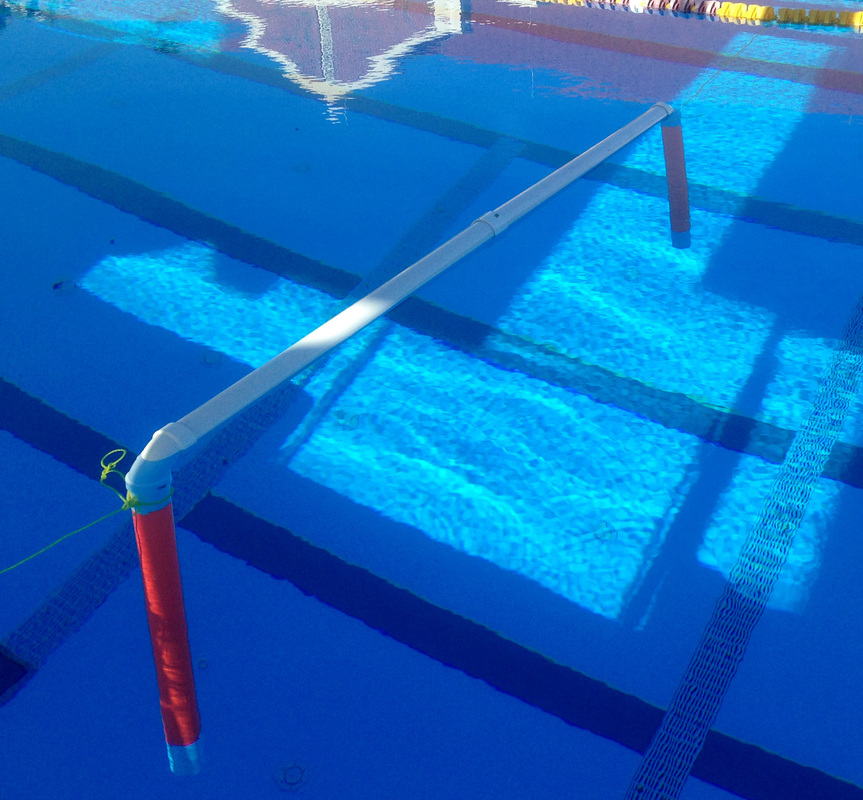
#> input picture Vision/gate_sample.jpg, 863 x 800 px
$ python lock_on_test.py --image gate_sample.jpg   (Python 2 division)   (older library calls are emulated)
#> lines starting #> are read from the running program, lines starting #| are printed output that depends on the picture; after the words box and inside, x2 and y2 are one past the last pixel; in counts of white or black regions, pixels touching at a corner belong together
import cv2
import sys
import time
import imutils
import argparse
import numpy as np

ap = argparse.ArgumentParser()
ap.add_argument("-i","--image", required = True, help="path to input image")
args = vars(ap.parse_args())

frame = cv2.imread(args["image"])
#> frame is the input picture: shape (800, 863, 3); mean B, G, R 191.1, 106.6, 15.5
height, width, chan = frame.shape
#> height = 800; width = 863; chan = 3
hsv_img = cv2.cvtColor(frame, cv2.COLOR_BGR2HSV)
#> hsv_img: shape (800, 863, 3); mean H, S, V 105.8, 235.4, 192

#color range
lower = np.array([5,50,50], dtype="uint8")
upper = np.array([15,255,255], dtype="uint8")

#thresholding to ease contouring process
mask = cv2.inRange(hsv_img, lower, upper)
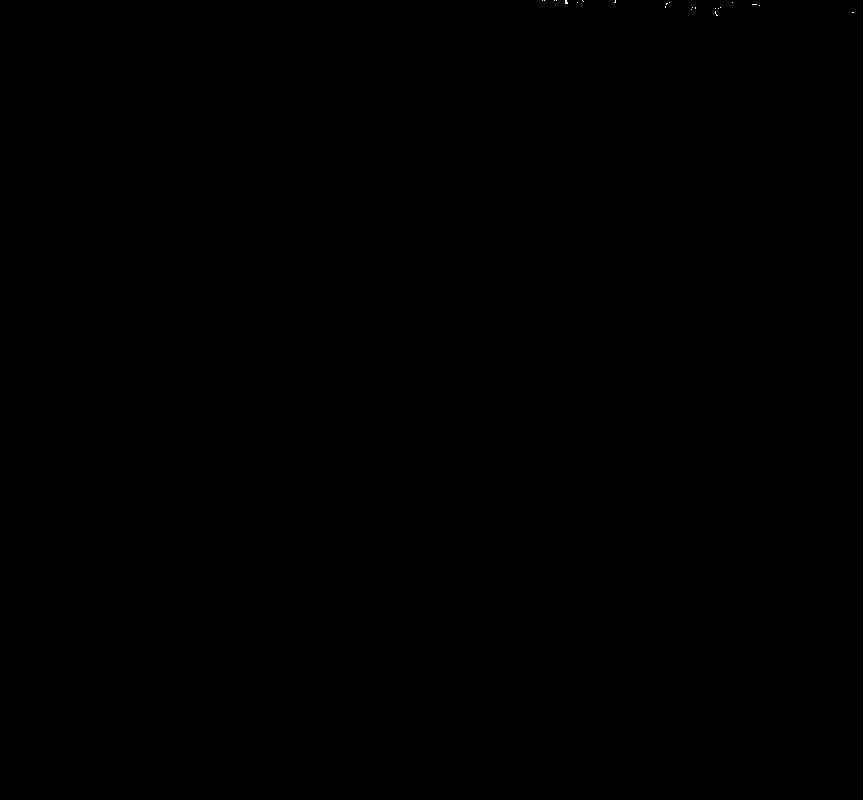
#> mask: shape (800, 863); 0.01% white in thin lines or dots, all inside (x1, y1, x2, y2) = (542, 0, 854, 16)
output = cv2.bitwise_and(hsv_img, hsv_img, mask=mask)
#> output: shape (800, 863, 3); mean H, S, V 0, 0, 0
thresh = cv2.threshold(mask, 5, 255, cv2.THRESH_BINARY)[1]
thresh = cv2.dilate(thresh,None, iterations=2)
#> thresh: shape (800, 863); 0.07% white; 11 white regions

#finds contours (shape) of orange in image; if no contours found, gate not found
cnts = cv2.findContours(thresh.copy(), cv2.RETR_EXTERNAL, cv2.CHAIN_APPROX_NONE)
#> cnts = 11 contours, 3 with area under 20; largest, box (x1, y1, x2, y2) and area: (713, 5, 723, 18) 76, (663, 0, 672, 10) 50, (750, 2, 762, 8) 46, (689, 5, 698, 12) 43, (575, 0, 586, 5) 33, (563, 0, 570, 6) 30, (850, 10, 856, 15) 20, (612, 0, 618, 5) 20
cnts = cnts[0] if imutils.is_cv2() else cnts[1]

#center (x,y) for target
cX=0
cY=0
for c in cnts:
	M = cv2.moments(c)
        if (M["m00"]==0):
		M["m01"]=1
              	cX = int(M["m10"]/M["m00"])
              	cY = int(M["m01"]/M["m00"])
        cv2.drawContours(frame, [c], -1, (0,255,0), 2)
	cv2.circle(frame, (cX,cY), 7, (255,255,255), -1)
#> this loop made 11 passes
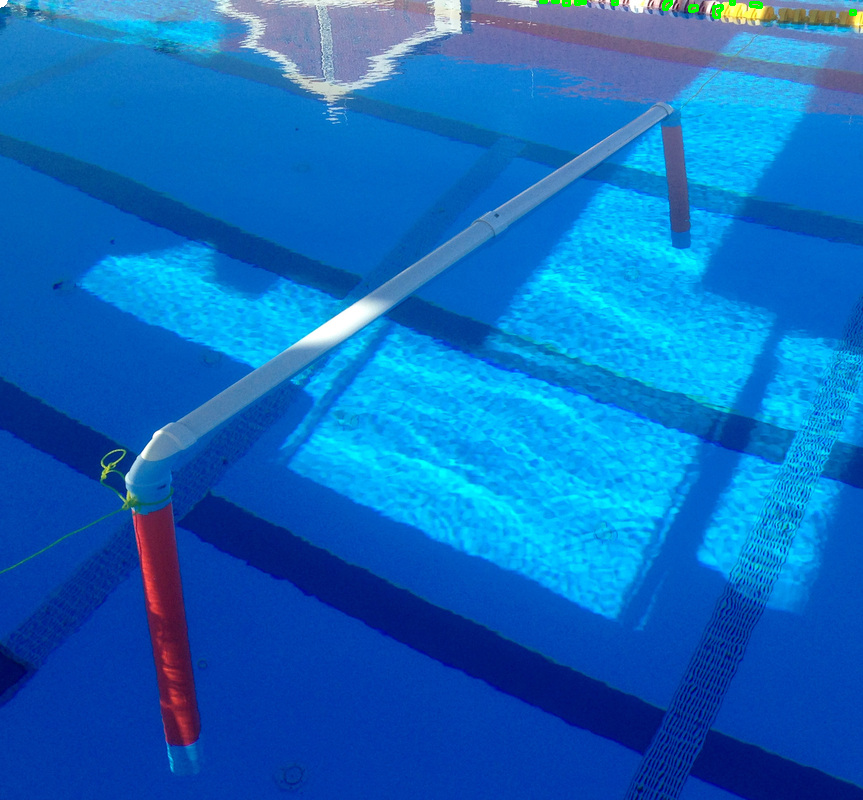
#> frame: shape (800, 863, 3); 0.11% of pixels changed, all inside (x1, y1, x2, y2) = (0, 0, 857, 19)
cv2.imshow('frame', frame)
cv2.waitKey(0)
